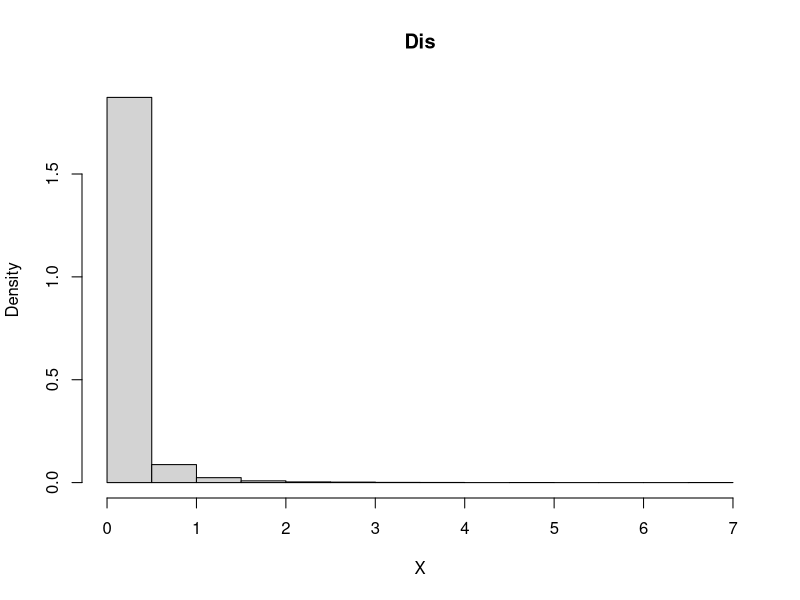

This figure's R source:
set.seed(2)
lamb<-4
Nsim <- 10^4
U<-runif(Nsim)
#print(U)
X<-(1/(lamb^2))*log(1-U)*log(1-U)
print(X)
Dmean<-mean(X)
print(Dmean)
Dvar<-var(X)
print(Dvar)
hist(X, freq=F, main= "Dis")